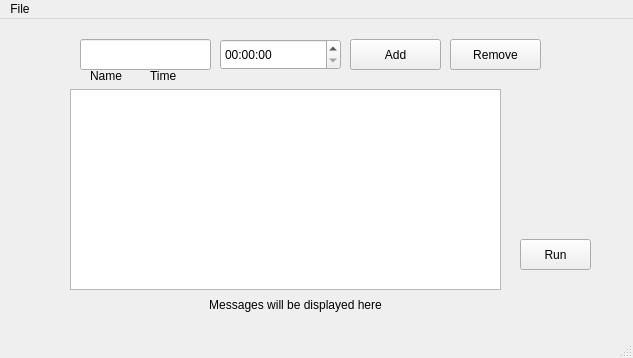
<?xml version="1.0" encoding="UTF-8"?>
<ui version="4.0">
 <class>MainWindow</class>
 <widget class="QMainWindow" name="MainWindow">
  <property name="geometry">
   <rect>
    <x>0</x>
    <y>0</y>
    <width>633</width>
    <height>358</height>
   </rect>
  </property>
  <property name="windowTitle">
   <string>MainWindow</string>
  </property>
  <widget class="QWidget" name="centralwidget">
   <widget class="QTimeEdit" name="EntryTime">
    <property name="geometry">
     <rect>
      <x>220</x>
      <y>20</y>
      <width>121</width>
      <height>31</height>
     </rect>
    </property>
   </widget>
   <widget class="QPushButton" name="addEntry">
    <property name="geometry">
     <rect>
      <x>350</x>
      <y>20</y>
      <width>91</width>
      <height>31</height>
     </rect>
    </property>
    <property name="text">
     <string>Add</string>
    </property>
   </widget>
   <widget class="QPushButton" name="runbutton">
    <property name="geometry">
     <rect>
      <x>520</x>
      <y>220</y>
      <width>71</width>
      <height>31</height>
     </rect>
    </property>
    <property name="text">
     <string>Run</string>
    </property>
   </widget>
   <widget class="QLabel" name="label">
    <property name="geometry">
     <rect>
      <x>100</x>
      <y>270</y>
      <width>391</width>
      <height>31</height>
     </rect>
    </property>
    <property name="text">
     <string>Messages will be displayed here</string>
    </property>
    <property name="textFormat">
     <enum>Qt::MarkdownText</enum>
    </property>
    <property name="scaledContents">
     <bool>true</bool>
    </property>
    <property name="alignment">
     <set>Qt::AlignCenter</set>
    </property>
   </widget>
   <widget class="QLineEdit" name="EntryName">
    <property name="geometry">
     <rect>
      <x>80</x>
      <y>20</y>
      <width>131</width>
      <height>31</height>
     </rect>
    </property>
    <property name="text">
     <string/>
    </property>
   </widget>
   <widget class="QListWidget" name="entryTable">
    <property name="geometry">
     <rect>
      <x>70</x>
      <y>70</y>
      <width>431</width>
      <height>201</height>
     </rect>
    </property>
    <property name="itemAlignment">
     <set>Qt::AlignLeading|Qt::AlignLeft|Qt::AlignTop</set>
    </property>
   </widget>
   <widget class="QLabel" name="nothing">
    <property name="geometry">
     <rect>
      <x>90</x>
      <y>50</y>
      <width>47</width>
      <height>13</height>
     </rect>
    </property>
    <property name="text">
     <string>Name</string>
    </property>
   </widget>
   <widget class="QLabel" name="label_2">
    <property name="geometry">
     <rect>
      <x>150</x>
      <y>50</y>
      <width>47</width>
      <height>13</height>
     </rect>
    </property>
    <property name="text">
     <string>Time</string>
    </property>
   </widget>
   <widget class="QPushButton" name="removeEntry">
    <property name="geometry">
     <rect>
      <x>450</x>
      <y>20</y>
      <width>91</width>
      <height>31</height>
     </rect>
    </property>
    <property name="text">
     <string>Remove</string>
    </property>
   </widget>
  </widget>
  <widget class="QMenuBar" name="menubar">
   <property name="geometry">
    <rect>
     <x>0</x>
     <y>0</y>
     <width>633</width>
     <height>26</height>
    </rect>
   </property>
   <widget class="QMenu" name="menuFile">
    <property name="title">
     <string>File</string>
    </property>
    <addaction name="actionNew"/>
    <addaction name="actionSave"/>
    <addaction name="actionOpen"/>
   </widget>
   <addaction name="menuFile"/>
  </widget>
  <widget class="QStatusBar" name="statusbar"/>
  <action name="actionNew">
   <property name="text">
    <string>New</string>
   </property>
  </action>
  <action name="actionSave">
   <property name="text">
    <string>Save</string>
   </property>
  </action>
  <action name="actionOpen">
   <property name="text">
    <string>Open</string>
   </property>
  </action>
 </widget>
 <resources/>
 <connections/>
</ui>
